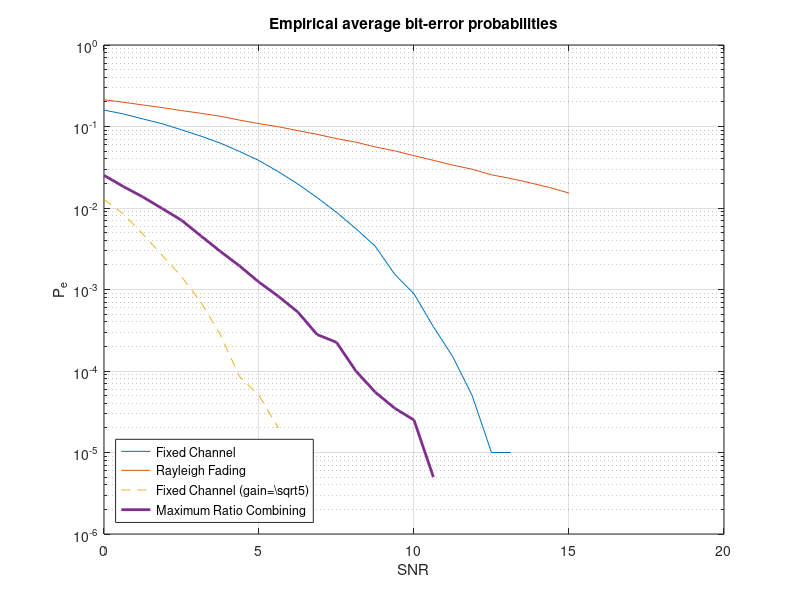

Write the MATLAB code that produced this figure.
%%%%%%%%%%%%%%%%%%%%%%%%%%%%%%%%%%%%%%%%%%%%%%%%%%%%%%%%%%%%%%%%%%%%%%%%%%%
%                                                                         %
%   Advanced Digital Communications                                       %
%   Fall 2013                                                             %
%   Homework 8                                                            %
%                                                                         %
%%%%%%%%%%%%%%%%%%%%%%%%%%%%%%%%%%%%%%%%%%%%%%%%%%%%%%%%%%%%%%%%%%%%%%%%%%%
function homework8()
clear all;
close all;
clc;
%%%%%%%%%%%%%%%%%%%%%%%%%%%%%%%%%%%%%%%%%%%%%%%%%%%%%%%%%%%%%%%%%%%%%%%%%%%
N       = 1e5;                                     % Number of samplea/bits
L       = 5;                                              % Diversity Order
ND      = 25;
EdB     = linspace(0,15,ND);                          % Signal Energy in dB
E       = 10.^(EdB/10);                              % Actual signal energy


P_e_ML      = zeros(ND,1);                      % Allocate space beforehand 
P_e_ML_sqrtL= zeros(ND,1);                         % to speed-up the script
P_e_RAY     = zeros(ND,1);
P_e_MaxRat  = zeros(ND,1);

%% Channels %%%%%%%%%%%%%%%%%%%%%%%%%%%%%%%%%%%%%%%%%%%%%%%%%%%%%%%%%%%%%%%
h       = 1/sqrt(2)*randn(N,1) + j*1/sqrt(2)*randn(N,1);     % Fading model
HL      = 1/sqrt(2)*randn(N,L) + j*1/sqrt(2)*randn(N,L); % L faded channels



for i_E = 1:ND                          % Iterate through all Energy-levels
    %% Generate Signals %%%%%%%%%%%%%%%%%%%%%%%%%%%%%%%%%%%%%%%%%%%%%%%%%%%
    X   = sqrt(E(i_E))*( (-1).^randi([0 1],N,1) +...              % Complex 
                       j*(-1).^randi([0 1],N,1) );       % antipodal signal
    Z   = (randn(N,1) + j*randn(N,1) );              % Noise, unit-variance
    ZL  = (randn(N,L) + j*randn(N,L) );                % Noise, diversity L
    
    Y       = X                 + Z;             % Fixed, non-faded channel
    YsqrtL  = sqrt(L)*X         + Z; % Non-faded, gain matched to diversity 
                                                    % (for comparison only)
    YR      = h.*X              + Z;                 % Single faded channel
    YRL     = HL.*repmat(X,1,L) + ZL;                    % L faded channels
    
    
    
    %% Detection %%%%%%%%%%%%%%%%%%%%%%%%%%%%%%%%%%%%%%%%%%%%%%%%%%%%%%%%%%
    % Fixed channel, no pre-processing
    X_est_ML        = ML_detect(E(i_E),Y);  
    P_e_ML(i_E)     = Pe_empiric(X,X_est_ML,N);
    X_est_ML_sqrtL  = ML_detect(E(i_E),YsqrtL);          % Fixed chn w gain 
    P_e_ML_sqrtL(i_E)= Pe_empiric(X,X_est_ML_sqrtL,N); % to match diversity
                  
    % Rayleigh fading channel, pre-processing by eq (5.13) of lecture notes
    YR_proc         = exp(-j*angle(h)).*YR;              % Phase correction
    X_est_RAY       = ML_detect(E(i_E),YR_proc);
    P_e_RAY(i_E)    = Pe_empiric(X,X_est_RAY,N);
    
    % Maximum Ratio Combining
    YRL_MaxRat      = sum( conj(HL).*YRL ,2);  % Phase crrctn + Combination
    X_est_MaxRat    = ML_detect(E(i_E),YRL_MaxRat);
    P_e_MaxRat(i_E) = Pe_empiric(X,X_est_MaxRat,N);
    
    
    %%%%%%%%%%%%%%%%%%%%%%%%%%%%%%%%%%%%%%%%%%%%%%%%%%%%%%%%%%%%%%%%%%%%%%%
    %                                                                     %
    % \INSERT {YOUR CONTRIBUTION}                                         %
    %                                                                     %
    % to be programmed:     - Hard Decisions (considers only signs, not   %
    %                                                            values)  %
    %                       - Channel Selection (picks only the best      %
    %                                                           channel)  % 
    % Given:   - YRL, a complex vector of NxL (samples x channels)        %
    %          - HL, channel gain model of size NxL                       %
    %          - X, original signal, vector of size Nx1                   %
    %                                                                     %
    % Follow the examples as above: process your channel and              %
    % perform detection by means of the suboptimal techniques of hard     %
    % decions and channel selection.                                      %
    % At the bottom of the script, you'll find two functions you may use: %
    % an ML-dectector for a detection symmetric around zero and a         %
    % function that calculates the empirical error probability.           %
    %                                                                     %
    % LIFE SAVING TIP: remember we use COMPLEX signals. Be careful!       %
    %                  e.g., transpose(A) is not the same as A'           %
    %                                                                     %
    %%%%%%%%%%%%%%%%%%%%%%%%%%%%%%%%%%%%%%%%%%%%%%%%%%%%%%%%%%%%%%%%%%%%%%%
    

end

%% Plots %%%%%%%%%%%%%%%%%%%%%%%%%%%%%%%%%%%%%%%%%%%%%%%%%%%%%%%%%%%%%%%%%%
figure;
semilogy(EdB,P_e_ML,...                 % Fixed Channel, Maximum-Likelihood
         EdB,P_e_RAY,...                % Rayleigh Fading
         EdB,P_e_ML_sqrtL,'--',...      % Fixed channel, adjusted gain
         EdB,P_e_MaxRat,...             % Maximum Ratio Combining
         'Linewidth',2);
title  'Empirical average bit-error probabilities'
xlabel 'SNR';                 % Note: noise is of unit variance, so SNR = E
ylabel 'P_e';
grid on;
legend('Fixed Channel',...
       'Rayleigh Fading',...
       'Fixed Channel (gain=\sqrt{5})',...
       'Maximum Ratio Combining',...
       'Location','SouthWest')

end


%% AUXILIARY FUNCTIONS %%%%%%%%%%%%%%%%%%%%%%%%%%%%%%%%%%%%%%%%%%%%%%%%%%%%
function Xhat = ML_detect(E,Y)
% ML-DETECTION for complex signals symmetric around zero.
% Input: Signal power E, received complex samples Y
    Xhat = sqrt(E)*( sign(real(Y)) + j*sign(imag(Y)) ); 
end

function Pe = Pe_empiric(X,Xhat,N)
% Empirical error probability for complex signals
% Input: original signal X, estimate Xhat, N number of samples
% NOTE: N complex samples are 2N bits (real + imaginary)!
    Pe = sum([abs(real(X-Xhat))>=1e-6;
              abs(imag(X-Xhat))>=1e-6])/(2*N);
end